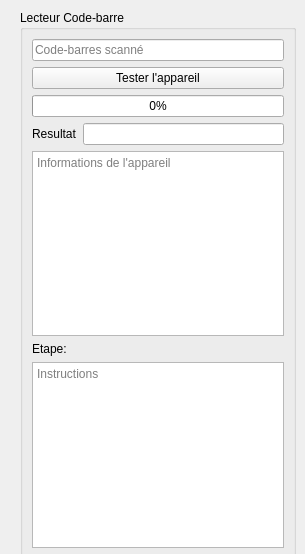
<?xml version="1.0" encoding="UTF-8"?>
<ui version="4.0">
 <class>MainWindow</class>
 <widget class="QMainWindow" name="MainWindow">
  <property name="geometry">
   <rect>
    <x>0</x>
    <y>0</y>
    <width>305</width>
    <height>554</height>
   </rect>
  </property>
  <property name="windowTitle">
   <string>Test d'appareil</string>
  </property>
  <widget class="QWidget" name="centralWidget">
   <widget class="QGroupBox" name="groupBox">
    <property name="geometry">
     <rect>
      <x>20</x>
      <y>10</y>
      <width>276</width>
      <height>550</height>
     </rect>
    </property>
    <property name="title">
     <string>Lecteur Code-barre</string>
    </property>
    <layout class="QGridLayout" name="gridLayout">
     <item row="0" column="0" colspan="2">
      <widget class="QLineEdit" name="lineEditBarcode">
       <property name="placeholderText">
        <string>Code-barres scanné</string>
       </property>
      </widget>
     </item>
     <item row="1" column="0" colspan="2">
      <widget class="QPushButton" name="pushButtonTest">
       <property name="text">
        <string>Tester l'appareil</string>
       </property>
      </widget>
     </item>
     <item row="2" column="0" colspan="2">
      <widget class="QProgressBar" name="progressBar">
       <property name="value">
        <number>0</number>
       </property>
      </widget>
     </item>
     <item row="3" column="0">
      <widget class="QLabel" name="label">
       <property name="text">
        <string>Resultat</string>
       </property>
      </widget>
     </item>
     <item row="3" column="1">
      <widget class="QLineEdit" name="lineEditResultat"/>
     </item>
     <item row="4" column="0" colspan="2">
      <widget class="QTextEdit" name="textEditInfo">
       <property name="readOnly">
        <bool>true</bool>
       </property>
       <property name="placeholderText">
        <string>Informations de l'appareil</string>
       </property>
      </widget>
     </item>
     <item row="5" column="0">
      <widget class="QLabel" name="label_2">
       <property name="text">
        <string>Etape:</string>
       </property>
      </widget>
     </item>
     <item row="6" column="0" colspan="2">
      <widget class="QTextEdit" name="textEditInstructions">
       <property name="readOnly">
        <bool>true</bool>
       </property>
       <property name="placeholderText">
        <string>Instructions</string>
       </property>
      </widget>
     </item>
    </layout>
   </widget>
   <widget class="QWidget" name="layoutWidget">
    <property name="geometry">
     <rect>
      <x>0</x>
      <y>0</y>
      <width>18</width>
      <height>15</height>
     </rect>
    </property>
    <layout class="QHBoxLayout" name="horizontalLayout"/>
   </widget>
  </widget>
 </widget>
 <resources/>
 <connections/>
</ui>
